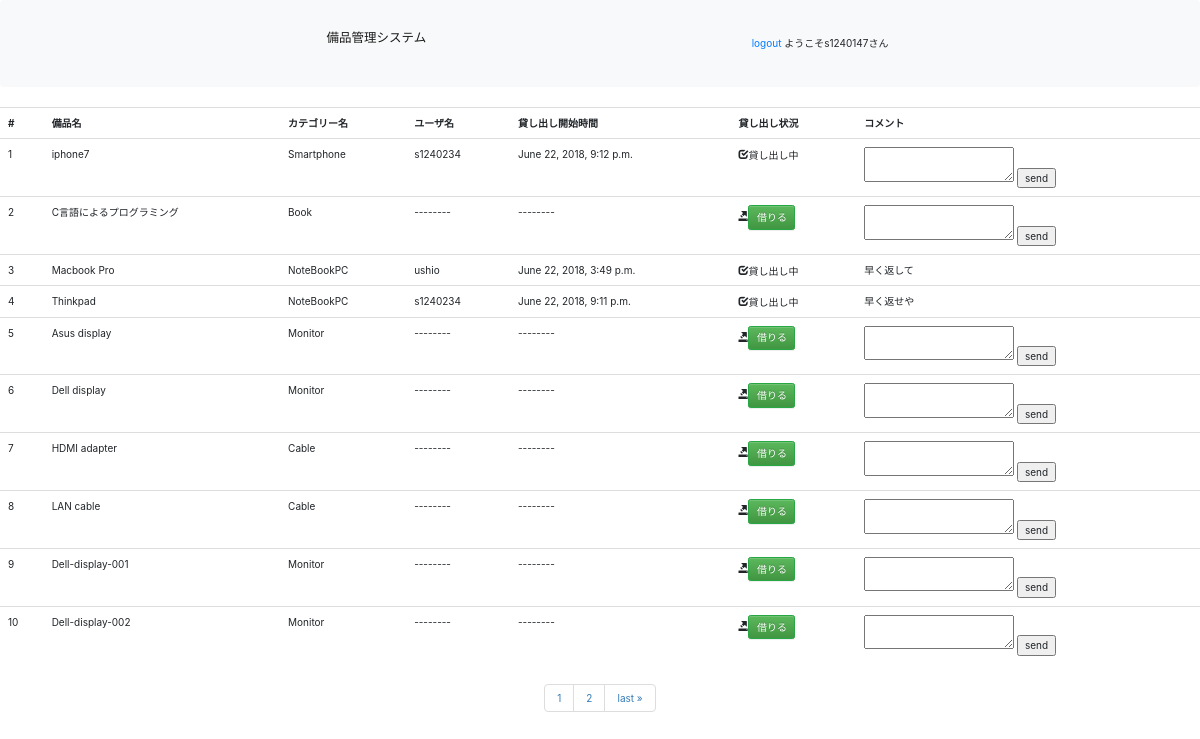
Before: /fixtures/list/ (signed in) with the older database file.
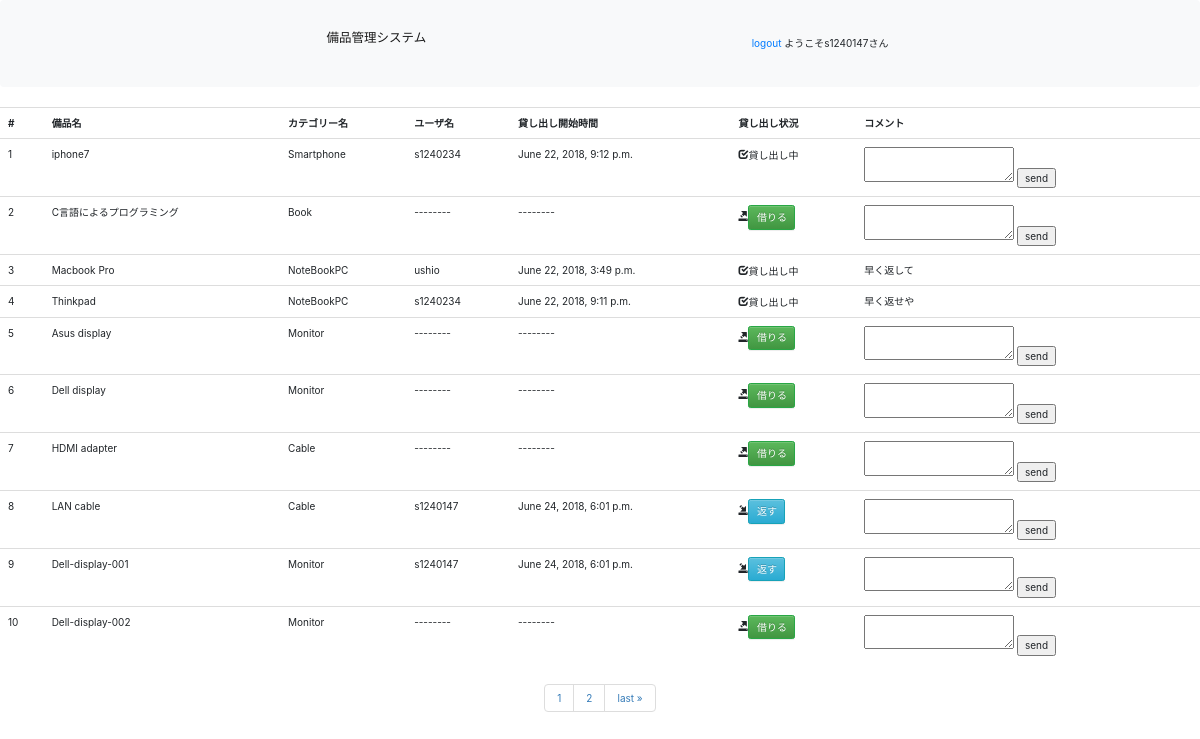
After: the same page with the newer database file.
### fixtures/models.py (models this page shows, shortened)
class Goods(models.Model):
    goods = models.CharField(max_length=20)
    user = models.ForeignKey(User,on_delete=models.CASCADE,blank=True,null=True)
    category = models.ForeignKey(Category,on_delete=models.CASCADE)
    status = models.BooleanField(blank=True)
    pub_date = models.DateTimeField(blank=True,null=True)
    comment = models.CharField(max_length=200,blank=True,null=True)

class Category(models.Model):
    name = models.CharField(max_length=20)
    def __str__(self):
        return self.name

### fixtures/views.py (the view)
# urls.py: path('list/',fixtures_views.list,name='list'),
@login_required
def list(request):
    try:
        fixtures_list = Goods.objects.all()
        paginator = Paginator(fixtures_list,10)
        page = request.GET.get('page')
        fixtures = paginator.get_page(page)
    except Goods.DoesNotExist:
        raise Http404("Fixtures does not exist")
    else:
        return render(request,
                      'choose.html',
                      {'fixtures_list':fixtures_list,
                       'fixtures':fixtures}
                      )

### templates/choose.html (shortened to what this page needs)
{% extends 'base.html' %}
{% block content %}
    <table class="table">
        <tr> <th>#</th> <th>備品名</th>    <th>カテゴリー名</th> <th>ユーザ名</th>  <th>貸し出し開始時間</th> <th>貸し出し状況</th> <th>コメント</th></tr>
                {% for fixture in fixtures %}
                    <tr><td>{{ fixture.id }}</td>   <td>{{ fixture.goods }}</td>  <td>{{ fixture.category }}</td>
                        <td>
                            {% if fixture.user == None %}
                                --------
                            {% else %}
                                {{ fixture.user }}
                            {% endif %}
                        </td>
                        <td>
                            {% if fixture.pub_date == None %}
                                --------
                            {% else %}
                                {{ fixture.pub_date }}
                            {% endif %}
                        </td>
                    <td>
                        {% if fixture.status %}
                        <form action="{% url 'fixtures:back' fixture.id %}" method="post">
                                    {% if fixture.user == user %}
                                        <span class="glyphicon glyphicon-import" aria-hidden="true"></span><input class="btn btn-info" type="submit" value="返す"/>
                                    {% else %}
                                        <span class="glyphicon glyphicon-check">貸し出し中</span>
                                    {% endif %}
                        </form>
                        {% else %}
                        <form action="{% url 'fixtures:borrow' fixture.id %}" method="post">
                            <span class="glyphicon glyphicon-export" aria-hidden="true"></span><input class="btn btn-success" type="submit" value="借りる"/>
                        </form>
                        {% endif %}
                    </td>
                    <td>
                        {% if fixture.comment %}
                            {{ fixture.comment }}
                        {% else %}
                            <form type="text" method="post" name="comment" action="{% url 'fixtures:comment' fixture.id %}">
                                    <textarea name="comment"></textarea>
                                <input type="submit" value="send"/>
                            </form>
                        {% endif %}
                    </td>
                    </tr>
                {% endfor %}
    </table>
   <div class="paginations" >
   <span class="step-links">
       <nav aria-label="Page navigation example">
           <ul class="pagination justify-content-center">
               <li class="page-item">
                   <span class="current">
                       {{ fixtures.number }}
                   </span>
               </li>
               {% if fixtures.has_next %}
                   <li class="page-item"><a href="?page={{ fixtures.next_page_number }}">{{ fixtures.number|add:1 }}</a></li>
                   <li class="page-item"><a href="?page={{ fixtures.paginator.num_pages }}">last &raquo;</a></li>
               {% endif %}
           </ul>
       </nav>
   </span>
   </div>
{% endblock %}

Changed rows visible on the page:
changed Goods "LAN cable": user (not shown) → "s1240147"; pub_date (not shown) → "June 24, 2018, 6:01 p.m."; status False → True (drawn); value "借りる" → "返す"
changed Goods "Dell-display-001": user (not shown) → "s1240147"; pub_date (not shown) → "June 24, 2018, 6:01 p.m."; status False → True (drawn); value "借りる" → "返す"
